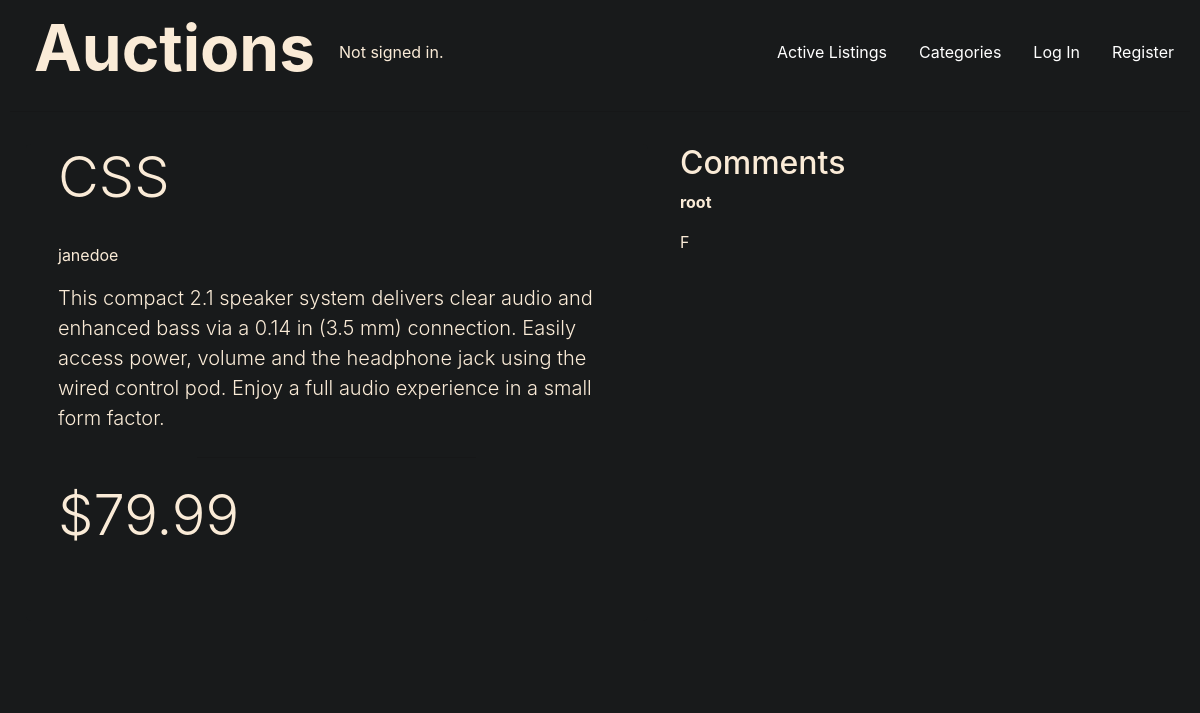
Before: /closeBid/9 with the older database file.
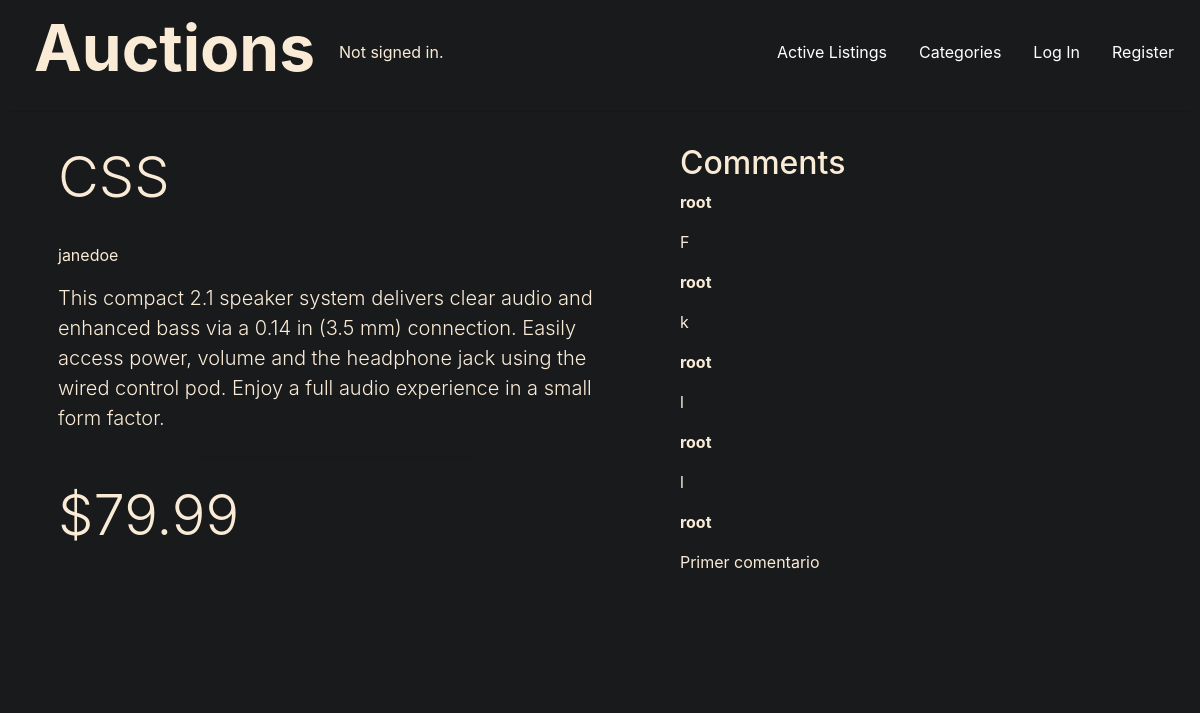
After: the same page with the newer database file.
### auctions/models.py (models this page shows, shortened)
class Listing(models.Model):
    title = models.CharField(max_length=50, default="")
    description = models.CharField(max_length=280, default="")
    image = models.CharField(max_length=2090, default="")
    price = models.FloatField(default=0)
    activeListing = models.BooleanField(default=True)
    owner = models.ForeignKey(
        User, on_delete=models.CASCADE, blank=True, null=True, related_name="user")
    category = models.ForeignKey(
        Category, on_delete=models.CASCADE, blank=True, null=True, related_name="category")
    watchlist = models.ManyToManyField(
        User, blank=True, null=True, related_name="watchlist")
    latestBidder = models.ForeignKey(
        User, on_delete=models.CASCADE, blank=True, null=True, related_name="latestBidder")

class User(AbstractUser):
    pass

class Comment(models.Model):
    author = models.ForeignKey(
        User, on_delete=models.CASCADE, blank=True, null=True, related_name="userComment")
    listing = models.ForeignKey(
        Listing, on_delete=models.CASCADE, blank=True, null=True, related_name="listingComment")
    comment = models.CharField(max_length=280, default="")

### auctions/views.py (the view)
# urls.py: path("closeBid/<int:id>", views.closeBid,
def closeBid(request, id):
    currentListing = Listing.objects.get(pk=id)
    user = request.user
    currentBidder = currentListing.latestBidder
    currentListing.activeListing = False
    currentListing.save()
    watchlistTrue = request.user in currentListing.watchlist.all()
    listingComments = currentListing.listingComment.all()
    return render(request, "auctions/listing.html", {
        "listing": currentListing,
        "watchlistTrue": watchlistTrue,
        "listingComments": listingComments,
        "currentBidder": currentBidder,
        "currentUser": user
    })

### auctions/templates/auctions/listing.html (shortened to what this page needs)
{% extends "auctions/layout.html" %} {% block body %}
<div class="d-flex">
    <section
    style="width: 100%"
    class="p-3 d-flex flex-wrap flex-row bd-highlight mb-3 justify-content-start"
    >
    <div class="jumbotron pt-0">
      <h1 class="display-4">{{listing.title}}</h1>
      <p>{{listing.owner}}</p>
      <p class="lead" style="min-width: 400px;">{{listing.description}}</p>
      <hr class="my-4 w-50" />
      <h4 class="display-4">${{listing.price}}</h4>
    </div>
  </section>
  <section style="width: 80%" class="p-3 mb-3 justify-content-start">
    <h2>Comments</h2>
     {%for comment in listingComments%}
    <p class="font-weight-bold">{{comment.author}}</p>
    <p>{{comment.comment}}</p>
    {%endfor%}
  </section>
</div>
{% endblock %}

### auctions/templates/auctions/layout.html (shortened to what this page needs)
{% load static %}
<!DOCTYPE html>
<html lang="en">
  <head>
    <link
      rel="stylesheet"
      href="https://stackpath.bootstrapcdn.com/bootstrap/4.4.1/css/bootstrap.min.css"
    />
    <link href="{% static 'auctions/styles.css' %}" rel="stylesheet" />
  </head>
  <body>
  <div class="d-flex align-items-center justify-content-between">
    <div class="d-flex align-items-center">
      <h1 class="ml-4" style="font-size: 4em; font-weight: bolder">Auctions</h1>
      <div class="ml-4">
        {% if user.is_authenticated %} Signed in as
        <strong>{{ user.username }}</strong>. {% else %} Not signed in. {% endif%}
      </div>
    </div>
    <div>
      <ul class="ml-50 nav">
        <li class="nav-item">
          <a style="color: white;"class="nav-link" href="{% url 'index' %}">Active Listings</a>
        </li>
        <li class="nav-item">
          <a style="color: white;" class="nav-link" href="{% url 'categories' %}">Categories</a>
        </li>
        {% if user.is_authenticated %}
        <li class="nav-item">
          <a style="color: white;" class="nav-link" href="{% url 'create' %}">Create listing</a>
        </li>
        <li class="nav-item">
          <a style="color: white;" class="nav-link" href="{% url 'watchlist' %}">Watchlist</a>
        </li>
        <li class="nav-item">
          <a style="color: white;" class="nav-link" href="{% url 'logout' %}">Log Out</a>
        </li>
        {% else %}
        <li class="nav-item">
          <a style="color: white;" class="nav-link" href="{% url 'login' %}">Log In</a>
        </li>
        <li class="nav-item">
          <a style="color: white;" class="nav-link" href="{% url 'register' %}">Register</a>
        </li>
        {% endif %}
      </ul>
    </div>
  </div>
      <hr />
    {% block body %} {% endblock %}
  </body>
</html>

### auctions/static/auctions/styles.css (style rules this page uses)
*, body, .jumbotron, .bd-highlight { background-color: #181a1b; color: antiquewhite; }
body { padding: 10px; }

Changed rows visible on the page:
added Comment: author "root", comment "k"
added Comment: author "root", comment "l"
added Comment: author "root", comment "l"
added Comment: author "root", comment "Primer comentario"
